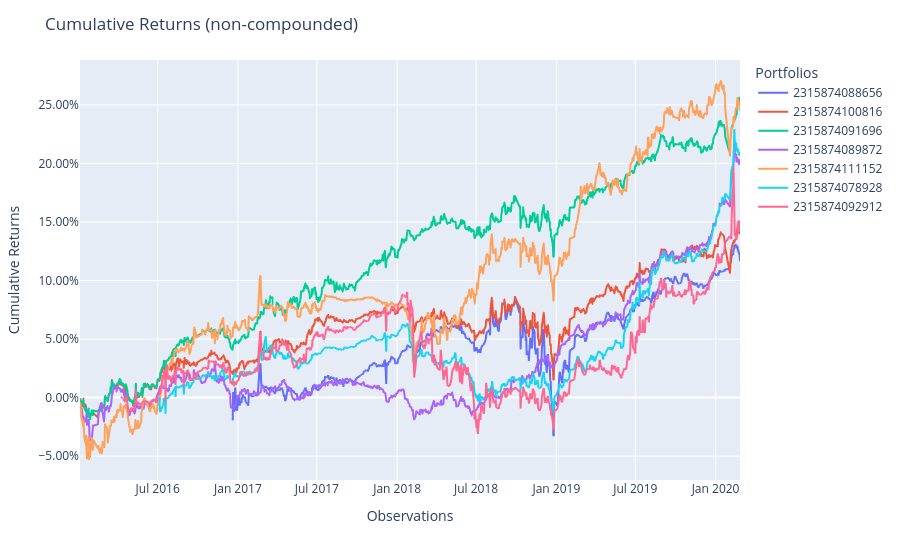

Write notebook code for a chart like this one.
### Markdown cell above
Merge all test paths

### Code cell
test_fold_0 = Population([MultiPeriodPortfolio(paths[0][i]) for i in range(7)])
test_fold_0.plot_cumulative_returns()

### Figure 1 — Plotly figure (JSON) as saved in the notebook; plotly's stock layout.template omitted (floating-point values rounded to 4 significant figures; data arrays with more than 128 entries replaced by an {"elided": "..."} marker saying what was removed)
{"data": [{"hovertemplate": "variable=2315874088656<br>index=%{x}<br>value=%{y}<extra></extra>", "legendgroup": "2315874088656", "line": {"color": "#636efa", "dash": "solid"}, "marker": {"symbol": "circle"}, "mode": "lines", "name": "2315874088656", "showlegend": true, "type": "scattergl", "x": {"elided": "1008 str values"}, "xaxis": "x", "y": {"elided": "1008 float values"}, "yaxis": "y"}, {"hovertemplate": "variable=2315874100816<br>index=%{x}<br>value=%{y}<extra></extra>", "legendgroup": "2315874100816", "line": {"color": "#EF553B", "dash": "solid"}, "marker": {"symbol": "circle"}, "mode": "lines", "name": "2315874100816", "showlegend": true, "type": "scattergl", "x": {"elided": "1008 str values"}, "xaxis": "x", "y": {"elided": "1008 float values"}, "yaxis": "y"}, {"hovertemplate": "variable=2315874091696<br>index=%{x}<br>value=%{y}<extra></extra>", "legendgroup": "2315874091696", "line": {"color": "#00cc96", "dash": "solid"}, "marker": {"symbol": "circle"}, "mode": "lines", "name": "2315874091696", "showlegend": true, "type": "scattergl", "x": {"elided": "1008 str values"}, "xaxis": "x", "y": {"elided": "1008 float values"}, "yaxis": "y"}, {"hovertemplate": "variable=2315874089872<br>index=%{x}<br>value=%{y}<extra></extra>", "legendgroup": "2315874089872", "line": {"color": "#ab63fa", "dash": "solid"}, "marker": {"symbol": "circle"}, "mode": "lines", "name": "2315874089872", "showlegend": true, "type": "scattergl", "x": {"elided": "1008 str values"}, "xaxis": "x", "y": {"elided": "1008 float values"}, "yaxis": "y"}, {"hovertemplate": "variable=2315874111152<br>index=%{x}<br>value=%{y}<extra></extra>", "legendgroup": "2315874111152", "line": {"color": "#FFA15A", "dash": "solid"}, "marker": {"symbol": "circle"}, "mode": "lines", "name": "2315874111152", "showlegend": true, "type": "scattergl", "x": {"elided": "1008 str values"}, "xaxis": "x", "y": {"elided": "1008 float values"}, "yaxis": "y"}, {"hovertemplate": "variable=2315874078928<br>index=%{x}<br>value=%{y}<extra></extra>", "legendgroup": "2315874078928", "line": {"color": "#19d3f3", "dash": "solid"}, "marker": {"symbol": "circle"}, "mode": "lines", "name": "2315874078928", "showlegend": true, "type": "scattergl", "x": {"elided": "1008 str values"}, "xaxis": "x", "y": {"elided": "1008 float values"}, "yaxis": "y"}, {"hovertemplate": "variable=2315874092912<br>index=%{x}<br>value=%{y}<extra></extra>", "legendgroup": "2315874092912", "line": {"color": "#FF6692", "dash": "solid"}, "marker": {"symbol": "circle"}, "mode": "lines", "name": "2315874092912", "showlegend": true, "type": "scattergl", "x": {"elided": "1008 str values"}, "xaxis": "x", "y": {"elided": "1008 float values"}, "yaxis": "y"}], "layout": {"legend": {"title": {"text": "Portfolios"}, "tracegroupgap": 0}, "margin": {"t": 60}, "title": {"text": "Cumulative Returns (non-compounded)"}, "xaxis": {"anchor": "y", "domain": [0, 1], "title": {"text": "Observations"}}, "yaxis": {"anchor": "x", "domain": [0, 1], "tickformat": ".2%", "title": {"text": "Cumulative Returns"}}}}
